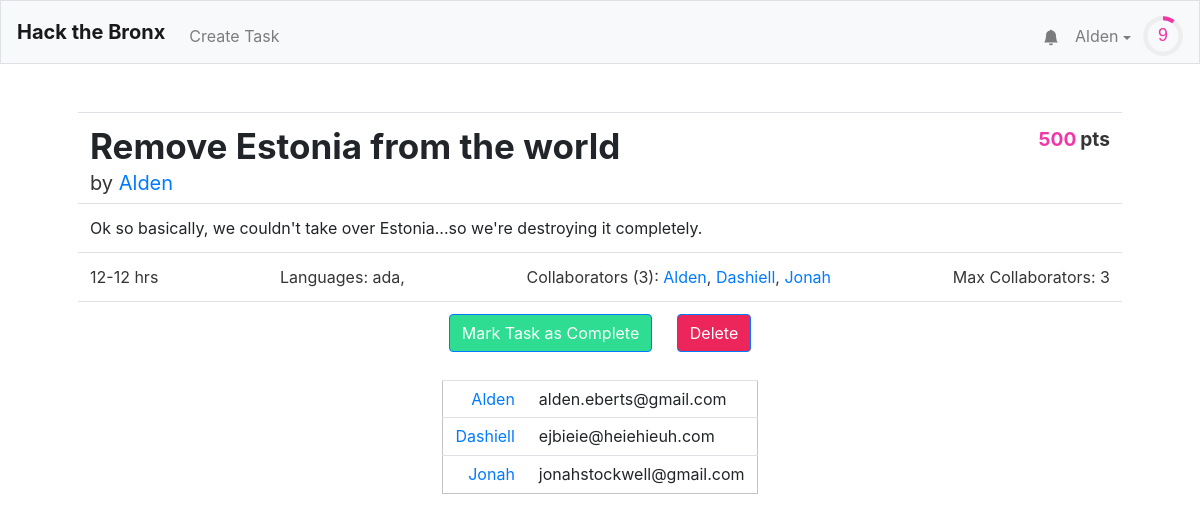
Screenshot of /task/1 (signed in) with the database file from the repository.
### tables this page shows
CREATE TABLE "users" (
	"id"	INTEGER NOT NULL UNIQUE,
	"username"	TEXT NOT NULL UNIQUE,
	"hash"	TEXT NOT NULL,
	"email"	TEXT,
	"tasks"	TEXT,
	"points"	INTEGER NOT NULL DEFAULT 0,
	"numcomplete"	INTEGER NOT NULL DEFAULT 0,
	"notifications"	BLOB,
	PRIMARY KEY("id" AUTOINCREMENT)
);

CREATE TABLE "tasks" (
	"id"	INTEGER NOT NULL UNIQUE,
	"title"	TEXT NOT NULL,
	"description"	TEXT,
	"languages"	BLOB,
	"image"	TEXT,
	"hmin"	INTEGER,
	"hmax"	INTEGER,
	"cmax"	INTEGER,
	"collaborators"	TEXT,
	"creator"	INTEGER,
	PRIMARY KEY("id" AUTOINCREMENT)
);

### application.py (the view, shortened to what this page needs)
@app.route("/task/<id>", methods=["GET", "POST"])
@login_required
def task(id):
    if request.method == "GET":
        task = db.execute("SELECT * FROM tasks WHERE id = :id", id=id)[0]
        creator = db.execute("SELECT * FROM users WHERE id = :id", id=task['creator'])[0]
        ids = debyte(task['collaborators'])
        task['collaborators'] = [db.execute("SELECT * FROM users WHERE id = :id", id=a)[0] for a in ids]
        collaborators = task['collaborators']
        task["points"] = calculate_points(task)
        requestsent = False
        for noti in debyte(creator['notifications']):
            if noti['format'] == 'join-prompt':
                if noti['user'] == session['user_name'] and noti['task-id'] == task['id']:
                    requestsent = True
        posts = db.execute("SELECT * FROM messages WHERE task = :task ORDER BY id ASC", task=id)[-6:]
        for p in posts:
            p["author"] = db.execute("SELECT * FROM users WHERE id = :id", id = p["author"])[0]["username"]
        return render_template("task.html",is_user_task=(task["creator"]==session["user_id"]),is_collab_task=(session["user_id"] in ids),enumerate=enumerate,len=len,collaborators=collaborators,task=task, creator=creator, user=getuser(session, db),issent=requestsent, posts = posts)

### application.py (called while the page is built)
@app.after_request
def after_request(response):
    response.headers["Cache-Control"] = "no-cache, no-store, must-revalidate"
    response.headers["Expires"] = 0
    response.headers["Pragma"] = "no-cache"
    return response

### helpers.py (called while the page is built)
def login_required(f):
    @wraps(f)
    def decorated_function(*args, **kwargs):
        if session.get("user_id") is None:
            return redirect("/login")
        return f(*args, **kwargs)
    return decorated_function

def debyte(obj):
    return pickle.loads(obj)

def getuser(session, db):
    user =  db.execute("SELECT * FROM users WHERE id = :id", id=session["user_id"])[0]
    user["level"]=int(user['points']**.5//8)
    user["level-progress"] = (user['points']**.5/8-user["level"])*100
    user["notifications"] = debyte(user["notifications"]) if user["notifications"] else []
    user["notification-amount"] = len(user["notifications"])
    return user

def calculate_points(task):
    if task['hmin'] and task['hmax']:
        total = int(min((task['hmin']+task['hmax'])/2 * 100, 500))
    else:
        total = 0
    return total

### templates/task.html (shortened to what this page needs)
{% extends "layout.html" %}
{% block head %}
    <link href="/static/task.css" rel="stylesheet">
{% endblock %}
{% block main %}
<table class="table">
  <tbody>
    <tr>
      <td class="title"><h1>{{ task.title }}</h1><span class="creator-text">by <a href="/profile/{{creator.username}}">{{creator.username}}</a></span></td><td class="pts-td"><span class="points"><span>{{task.points}}</span><div> pts</div></span></td>
    </tr>
    {% if "description" in task %}
    <tr>
      <td colspan="2" class="description-text">{{task.description}}</td>
    </tr>
    {% endif %}
    <tr>
      <td colspan="2" width="100%">
        <div class="stats">
        <span class="hours-text">{{task.hmin}}-{{task.hmax}} hrs</span>
        <span class="languages-text">Languages: {{task.languages}}</span>
        <span class="collaborators-text">Collaborators ({{len(collaborators)}}): {% for i,c in enumerate(collaborators)%}<a href="/profile/{{c['username']}}">{{c['username']}}</a>{% if i < len(collaborators)-1%}, {% endif %}{% endfor %}</span>
        <span class="cmax-text">Max Collaborators: {{task.cmax}}</span>
      </div>
      </td>
    </tr>
    {% if is_user_task %}
    <tr>
      <td colspan="2" width="100%" style="text-align: center;">
        <button onclick = "openCompleteConfirmModal()" class="btn btn-primary accept-button">Mark Task as Complete</button>
        <button onclick = "openDeleteConfirmModal()" class="btn btn-primary reject-button">Delete</button>
      </td>
    </tr>
    {% elif is_collab_task %}
    <tr>
      <td colspan="2" width="100%" style="text-align: center;">
        <button onclick = "postData('leave')" class="btn btn-primary reject-button">Leave Task</button>
      </td>
    </tr>
    {% else %}
    <tr>
      <td colspan="2" width="100%" style="text-align: center;">
        <button onclick = "postData('join')" class="btn btn-primary accept-button">Request to Join</button>
      </td>
    </tr>
    {% endif %}
  </tbody>
</table>
<div style="display:flex;justify-content: center;">
<table class="table emails" style="text-align:center;width:25%;">
  <tbody>
    {% for i,c in enumerate(collaborators)%}
      <tr>
        <td style="text-align:right;"><a href="/profile/{{c['username']}}">{{c['username']}}</a></td>
        <td style="text-align:left;">{{c['email']}}</td>
      </tr>
    {% endfor %}
  </tbody>
</table>
</div>
{% endblock %}

### templates/layout.html (shortened to what this page needs)
<!DOCTYPE html>
<html lang="en">
    <head>
        <link href="https://maxcdn.bootstrapcdn.com/bootstrap/4.1.3/css/bootstrap.min.css" rel="stylesheet">
        {% block head %}{% endblock %}
        <link href="/static/styles.css" rel="stylesheet">
    </head>
    <body>
        <nav style = "height: 8vh" class="navbar navbar-expand-md navbar-light bg-light border">
            <a class="navbar-brand" href="/"><b>Hack the Bronx</b></a>
            <div class="collapse navbar-collapse" id="navbar">
                {% if session.user_id %}
                    <ul class="navbar-nav mt-2">
                        <li class="nav-item"><a class="nav-link" href="/taskCreation">Create Task</a></li>
                    </ul>
                    <ul class="navbar-nav ml-auto mt-2">
                        <li style="position: relative; transform:translateX(8px) translateY(7.5px);"class="nav-item"><a class="nav-link" href="/notifications"><svg xmlns="http://www.w3.org/2000/svg" width="16" height="16" fill="currentColor" class="bi bi-bell-fill" viewBox="0 0 16 16">
  <path d="M8 16a2 2 0 0 0 2-2H6a2 2 0 0 0 2 2zm.995-14.901a1 1 0 1 0-1.99 0A5.002 5.002 0 0 0 3 6c0 1.098-.5 6-2 7h14c-1.5-1-2-5.902-2-7 0-2.42-1.72-4.44-4.005-4.901z"/>
</svg></a><span style="display:{{ "none" if user["notification-amount"] == 0 else "flex" }};" class="notification-circle">{{user["notification-amount"]}}</span></li>
                        <li class="nav-item">
                            <div id="user-information-dropdown">
                              <button onclick="showUserDropdown()" id="user-information-dropname" class="nav-link">{{ session.user_name }} <span class="dropdown-caret"></span></button>
                            </div>
                        </li>
                        <li class="nav-item">
                            <div style = "margin-left: -4px;">
                                <svg viewBox="0 0 36 36" style="transform: translateY(8px); width: 40px;">
                                    <path class="level-display-bg"
                                d="M18 2.0845
                                  a 15.9155 15.9155 0 0 1 0 31.831
                                  a 15.9155 15.9155 0 0 1 0 -31.831"
                              />
                                  <path class = "level-display"
                                    d="M18 2.0845
                                      a 15.9155 15.9155 0 0 1 0 31.831
                                      a 15.9155 15.9155 0 0 1 0 -31.831"
                                    fill="none"
                                    stroke="#444";
                                    stroke-width="1";
                                    stroke-dasharray="{{ user["level-progress"] }}, 100";
                                  />
                                  <text x="18" y="22.8" class="level">{{user["level"]}}</text>
                                </svg>
                            </div>
                        </li>
                    </ul>
                {% endif %}
            </div>
        </nav>
        <main class="container p-5">
            {% block main %}{% endblock %}
        </main>
    </body>
</html>

### static/task.css (style rules this page uses)
.accept-button { background: #2FDD92; margin-right: 20px; }
.reject-button { background: #EC255A; }
h1 { font-size: 35px; font-weight: bold; }
td.title { line-height: .8; }
.creator-text { color: #353535; font-size: 20px; }
.points { color: #353535; display: block; font-weight: bold; font-size: 1.2em; }
.points span { color: #F037A5; display: inline-block; margin-right: .2em; }
.points div { display: inline-block; }
.stats { color: #353535; font-weight: normal; display: flex; justify-content: space-between; width: 100%; }
.pts-td { text-align: right; }
.emails { border: 1px solid #c4c4c4; line-height: .8; }

### static/styles.css (style rules this page uses)
:root { --text-main: #323232; --text-weak: #525252; --foreground-1: #F8F9FA; --foreground-2: #e5e5f7; --foreground-3: #F5F5FF; --border-1: #DEE2E6; --background-1: #EDF1F2; --focus-navyblue: #2D46B9; font-size: 2vh; }
#user-information-dropname { background: none; padding: 16px; border: none; cursor: pointer; }
.dropdown-caret { display: inline-block; width: 0; height: 0; vertical-align: middle; content: ""; border-style: solid; border-width: 4px 4px 0; border-right-color: transparent; border-bottom-color: transparent; border-left-color: transparent; }
#user-information-dropname { position: relative; display: inline-block; }
.level { fill: #F037A5; font-family: sans-serif; font-size: 1em; text-anchor: middle; }

### rows the page displays
users: user_name "Alden", username "Alden", email "alden.eberts@gmail.com"
tasks: title "Remove Estonia from the world", description "Ok so basically, we couldn't take over Estonia...so we're destroying it completely.", hmin "12", hmax "12", languages "ada,", cmax "3"
users: username "Dashiell", email "ejbieie@heiehieuh.com"
users: username "Jonah", email "jonahstockwell@gmail.com"

### other values shown
{{ user["level"] }} "9"
{{ task.points }} "500"
{{ len(collaborators) }} "3"
